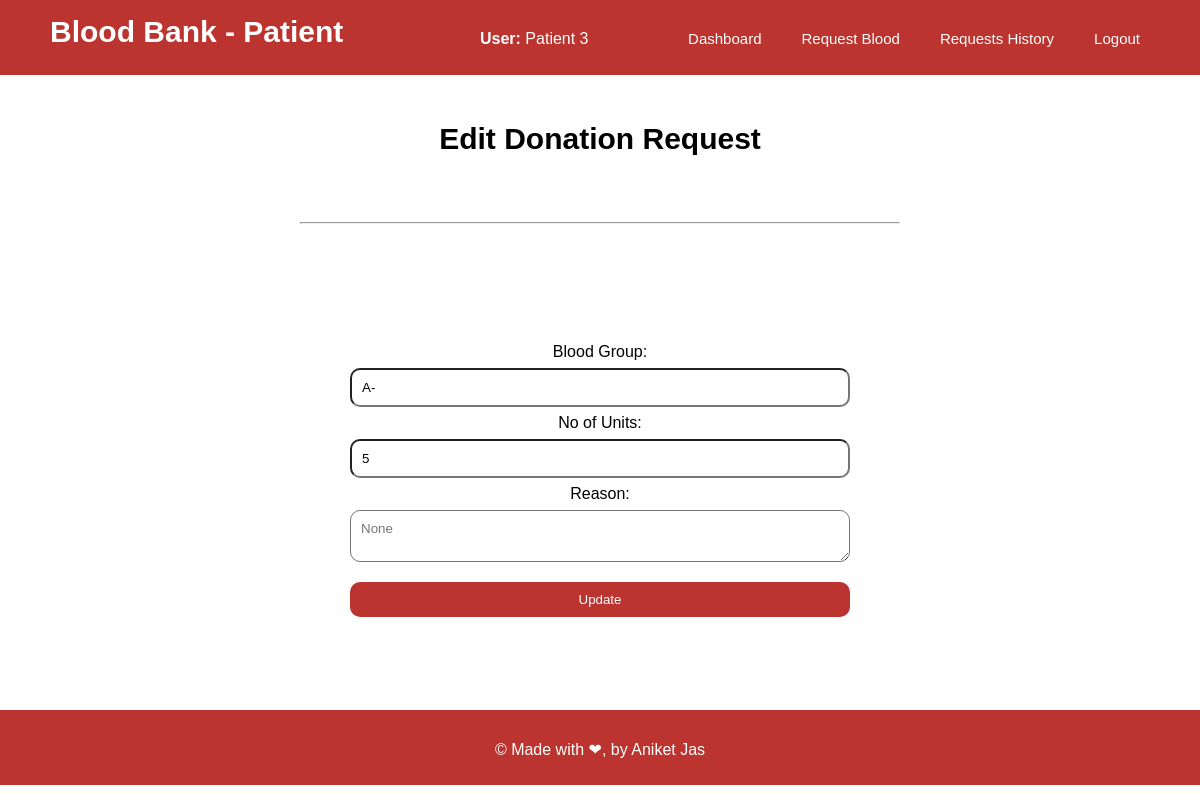
/patients/editRequest.php?requestID=5006 (signed in), run on the app's committed database.
### tables this page shows
CREATE TABLE `requests` (
  `patient_id` int NOT NULL,
  `no_units` int NOT NULL,
  `blood_group` varchar(5) NOT NULL,
  `reason` varchar(50) DEFAULT NULL,
  `status` int NOT NULL,
  `request_id` int NOT NULL AUTO_INCREMENT,
  PRIMARY KEY (`request_id`)
);

### patients/editRequest.php (the view, shortened to what this page needs)
<html>
    <head>
        <link rel="stylesheet" href="../css/admindashboard.css?v=<?php echo time(); ?>">
        <link rel="stylesheet" href="../css/donordetails.css?v=<?php echo time(); ?>">
        <link rel="stylesheet" href="../css/editdonor.css?v=<?php echo time(); ?>">
        <link rel="stylesheet" href="../css/donationreq.css?v=<?php echo time(); ?>">
    </head>
    <body>
    <?php
        $name = $_SESSION['name'];
            echo "<div class='navbar'>
            <p class='title'>Blood Bank - Patient</p>
            <p class='name'><b>User:</b> $name</p>
            <ul>
            <li><a href='patientdashboard.php'>Dashboard</a></li>
            <li><a href='requestPage.php'>Request Blood</a></li>
            <li><a href='requestHistory.php'>Requests History</a></li>
            <li><a href='../logout.php'>Logout</a></li>
            </ul>
        </div>";
        $requestID = $_GET['requestID'];
        $con = mysqli_connect('localhost', 'root', '8338', 'bloodbank');
        $q = "select * from requests where request_id='$requestID'";
        $rs = mysqli_query($con,$q);
        if($row = mysqli_fetch_array($rs)){
            echo "
            <div class='form'>
            <p class='dd'>Edit Donation Request</p><hr>
            <form method='get' action='updateRequest.php'>
                <input type='text' value='$row[request_id]' name='id' style='display:none'/><br>
                <p>Blood Group:</p> <input type='text' value='$row[blood_group]' name='blood_group'/><br>
                <p>No of Units:</p> <input type='text' value='$row[no_units]' name='units'/><br>
                <p>Reason: </p><textarea name='reason' placeholder='$row[reason]'></textarea><br>
                <input type='submit' value='Update' class='button'/>
            </form></div>
            ";
        }
        ?>
<div class="footer">&copy; Made with &#10084;, by Aniket Jas</div>
    </body>
</html>

### css/admindashboard.css (style rules this page uses)
* { margin: 0; padding: 0; font-family: Arial, Helvetica, sans-serif; box-sizing: border-box; }
.navbar { width: 100%; height: 75px; background-color: #bb342f; }
.navbar .title { float: left; width: 40%; color: white; font-size: 30px; font-weight: 900; padding-left: 50px; padding-top: 15px; }
.navbar .name { float: left; width: 15%; color: white; padding-top: 30px; }
.navbar ul { float: left; display: flex; justify-content: flex-end; padding-right: 40px; width: 45%; }
li { float: left; list-style: none; margin: 20px; margin-top: 30px; }
li a { color: white; text-decoration: none; font-size: 15px; }
.footer { height: 75px; width: 100%; background-color: #bb342f; color: white; text-align: center; padding-top: 30px; }

### css/donordetails.css (style rules this page uses)
* { margin: 0; padding: 0; font-family: Arial, Helvetica, sans-serif; box-sizing: border-box; }
.footer { height: 75px; width: 100%; background-color: #bb342f; color: white; text-align: center; padding-top: 30px; }

### css/editdonor.css (style rules this page uses)
* { margin: 0; padding: 0; font-family: Arial, Helvetica, sans-serif; box-sizing: border-box; }
.form { width: 100%; min-height: 79.4%; display: flex; justify-content: center; align-items: center; flex-wrap: wrap; }
.dd { width: 100%; font-size: 30px; font-weight: 600; padding-bottom: 20px; text-align: center; }
hr { width: 50%; align-self: flex-start; }
form { width: 100%; text-align: center; align-self: flex-start; }
form input, form textarea { width: 500px; padding: 10px; border-radius: 10px; }
form p { line-height: 2; }
form .button { margin-top: 20px; background-color: #bb342f; color: white; border: none; }

### css/donationreq.css (style rules this page uses)
* { margin: 0; padding: 0; font-family: Arial, Helvetica, sans-serif; box-sizing: border-box; }

### data on the page
requests: blood_group "A-", units "5", reason "None"

### other printed values
$name "Patient 3"
